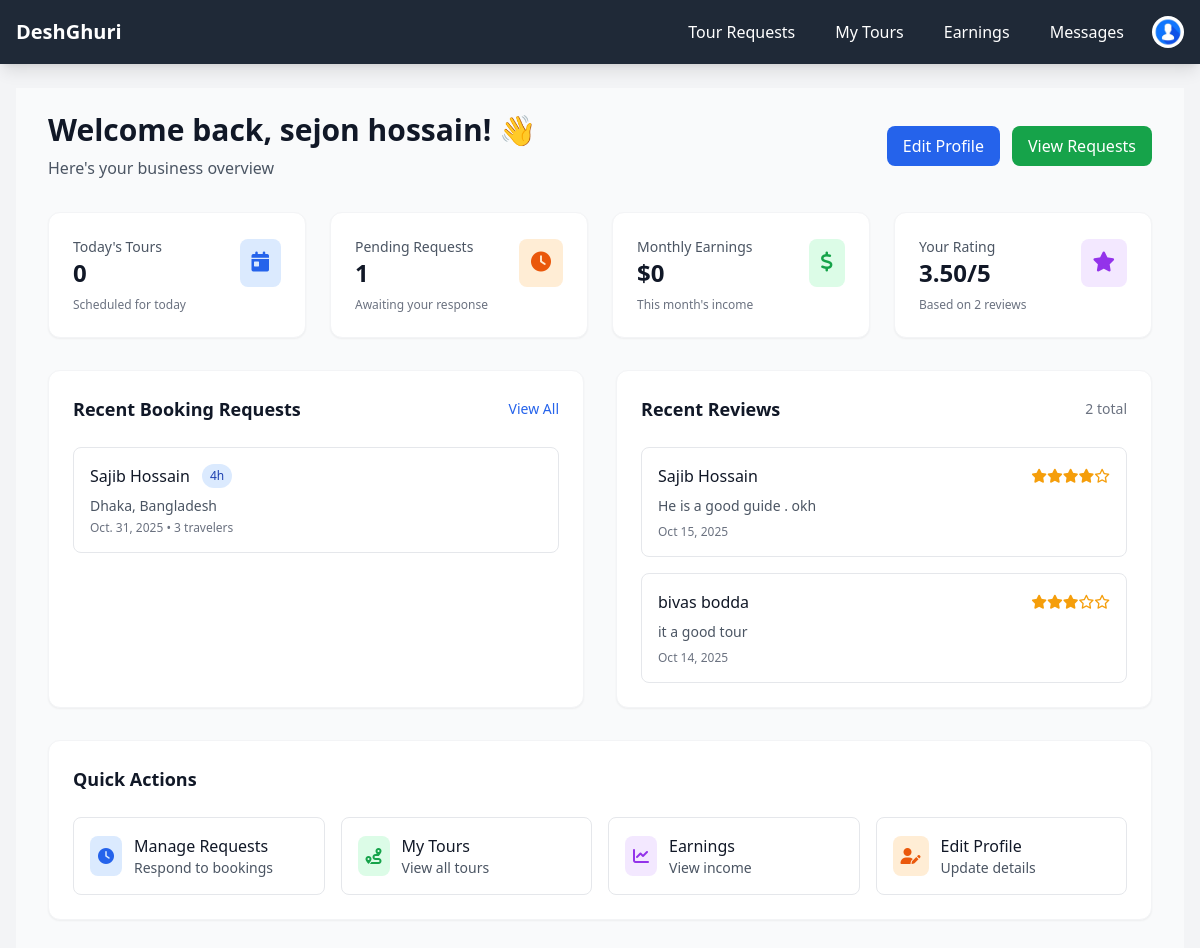
/guides/dashboard/ (signed in), run on the app's committed database.
### guides/models.py (models this page shows, shortened)
class GuideProfile(models.Model):
    user = models.OneToOneField(settings.AUTH_USER_MODEL, on_delete=models.CASCADE)
    phone = models.CharField(max_length=30, blank=True)
    bio = models.TextField(blank=True)
    experience_years = models.PositiveIntegerField(default=0)
    avatar = models.ImageField(upload_to='guides/avatars/', blank=True)
    is_verified = models.BooleanField(default=False)
    average_rating = models.DecimalField(max_digits=3, decimal_places=2, default=0.0)
    languages = models.CharField(max_length=200, blank=True)
    address = models.TextField(blank=True)
    is_completed = models.BooleanField(default=False)

class TourRequest(models.Model):
    tourist = models.ForeignKey(settings.AUTH_USER_MODEL, on_delete=models.CASCADE, related_name="tourist_requests")
    guide = models.ForeignKey(settings.AUTH_USER_MODEL, on_delete=models.CASCADE, related_name="guide_requests",
                              null=True, blank=True)
    destination = models.CharField(max_length=200)
    date = models.DateField()
    number_of_travelers = models.PositiveIntegerField(
        default=1,
        verbose_name="Number of Travelers"
    )
    duration_hours = models.PositiveIntegerField(
        choices=[
            (2, '2 hours (Quick tour)'),
            (4, '4 hours (Half day)'),
            (8, '8 hours (Full day)'),
            (12, '12 hours (Full day+)'),
        ],
        default=4,
        verbose_name="Tour Duration"
    )
    places_to_explore = models.CharField(
        max_length=500,
        blank=True,
        verbose_name="Places to Explore",
        help_text="Specific places the tourist wants to visit"
    )
    price = models.DecimalField(
        max_digits=10,
        decimal_places=2,
        null=True,
        blank=True,
        verbose_name="Proposed Price"
    )
    notes = models.TextField(blank=True)
    status = models.CharField(
        max_length=20,
        choices=[
            ("pending", "Pending"),
            ("accepted", "Accepted"),
            ("completed", "Completed"),
            ("rejected", "Rejected")
        ],
        default="pending"
    )
    created_at = models.DateTimeField(auto_now_add=True)
    class Meta:
        verbose_name = "Tour Request"
        verbose_name_plural = "Tour Requests"

class Review(models.Model):
    guide = models.ForeignKey(settings.AUTH_USER_MODEL, on_delete=models.CASCADE, related_name="reviews_received")
    tourist = models.ForeignKey(settings.AUTH_USER_MODEL, on_delete=models.CASCADE, related_name="reviews_given")
    rating = models.PositiveIntegerField(choices=[(1, '1'), (2, '2'), (3, '3'), (4, '4'), (5, '5')])
    comment = models.TextField()
    created_at = models.DateTimeField(auto_now_add=True)
    class Meta:
        unique_together = ['guide', 'tourist']  # Prevent multiple reviews from same tourist

### accounts/models.py (models this page shows, shortened)
class User(AbstractUser):
    username = models.CharField(
        max_length=150,
        unique=True,
        help_text="Required. 150 characters or fewer."
    )
    ROLE_CHOICES = (
        ('tourist', 'Tourist'),
        ('guide', 'Guide'),
        ('hotel_manager', 'Hotel Manager'),
    )
    role = models.CharField(max_length=20, choices=ROLE_CHOICES)
    agree_terms = models.BooleanField(default=False)

### accounts/utils.py (the view)
        def wrapper(request, *args, **kwargs):
            if request.user.is_authenticated and request.user.role in allowed_roles:
                return view_func(request, *args, **kwargs)
            else:
                raise PermissionDenied

### accounts/context_processors.py (called while the page is built)
def user_role(request):
    user = None
    role = None
    if request.user.is_authenticated:
        user = request.user
        role = user.role  # from your custom User model field
    return {
        'logged_user': user,
        'logged_role': role,
    }

### accounts/utils.py (called while the page is built)
def role_required(allowed_roles=None):
    if allowed_roles is None:
        allowed_roles = []
    def decorator(view_func):
        def wrapper(request, *args, **kwargs):
            if request.user.is_authenticated and request.user.role in allowed_roles:
                return view_func(request, *args, **kwargs)
            else:
                raise PermissionDenied
        return wrapper
    return decorator

### template/guides/guide_dashboard.html (shortened to what this page needs)
{% extends "base.html" %}
{% load static %}
{% block content %}
<div class="min-h-screen bg-gray-50 py-6">
    <div class="max-w-7xl mx-auto px-4 sm:px-6 lg:px-8">
        <div class="mb-8">
            <div class="flex justify-between items-center">
                <div>
                    <h1 class="text-3xl font-bold text-gray-900">Welcome back, {{ profile.user.get_full_name|default:profile.user.username }}! 👋</h1>
                    <p class="text-gray-600 mt-2">Here's your business overview</p>
                </div>
                <div class="flex gap-3">
                    <a href="{% url 'edit_profile' %}" class="bg-blue-600 text-white px-4 py-2 rounded-lg hover:bg-blue-700 transition-colors font-medium">
                        Edit Profile
                    </a>
                    <a href="{% url 'tour_requests' %}" class="bg-green-600 text-white px-4 py-2 rounded-lg hover:bg-green-700 transition-colors font-medium">
                        View Requests
                    </a>
                </div>
            </div>
        </div>
        <div class="grid grid-cols-1 md:grid-cols-2 lg:grid-cols-4 gap-6 mb-8">
            <div class="bg-white rounded-xl shadow-sm border border-gray-100 p-6">
                <div class="flex items-center justify-between">
                    <div>
                        <p class="text-sm font-medium text-gray-600">Today's Tours</p>
                        <p class="text-2xl font-bold text-gray-900">{{ today_tours_count }}</p>
                    </div>
                    <div class="p-3 bg-blue-100 rounded-lg">
                        <i class="fas fa-calendar-day text-blue-600 text-xl"></i>
                    </div>
                </div>
                <p class="text-xs text-gray-500 mt-2">Scheduled for today</p>
            </div>
            <div class="bg-white rounded-xl shadow-sm border border-gray-100 p-6">
                <div class="flex items-center justify-between">
                    <div>
                        <p class="text-sm font-medium text-gray-600">Pending Requests</p>
                        <p class="text-2xl font-bold text-gray-900">{{ pending_requests_count }}</p>
                    </div>
                    <div class="p-3 bg-orange-100 rounded-lg">
                        <i class="fas fa-clock text-orange-600 text-xl"></i>
                    </div>
                </div>
                <p class="text-xs text-gray-500 mt-2">Awaiting your response</p>
            </div>
            <div class="bg-white rounded-xl shadow-sm border border-gray-100 p-6">
                <div class="flex items-center justify-between">
                    <div>
                        <p class="text-sm font-medium text-gray-600">Monthly Earnings</p>
                        <p class="text-2xl font-bold text-gray-900">${{ monthly_earnings|default:"0" }}</p>
                    </div>
                    <div class="p-3 bg-green-100 rounded-lg">
                        <i class="fas fa-dollar-sign text-green-600 text-xl"></i>
                    </div>
                </div>
                <p class="text-xs text-gray-500 mt-2">This month's income</p>
            </div>
            <div class="bg-white rounded-xl shadow-sm border border-gray-100 p-6">
                <div class="flex items-center justify-between">
                    <div>
                        <p class="text-sm font-medium text-gray-600">Your Rating</p>
                        <p class="text-2xl font-bold text-gray-900">{{ profile.average_rating|default:"0" }}/5</p>
                    </div>
                    <div class="p-3 bg-purple-100 rounded-lg">
                        <i class="fas fa-star text-purple-600 text-xl"></i>
                    </div>
                </div>
                <p class="text-xs text-gray-500 mt-2">Based on {{ review_count }} reviews</p>
            </div>
        </div>
        <div class="grid grid-cols-1 lg:grid-cols-2 gap-8">
            <div class="bg-white rounded-xl shadow-sm border border-gray-100 p-6">
                <div class="flex justify-between items-center mb-6">
                    <h3 class="text-lg font-semibold text-gray-900">Recent Booking Requests</h3>
                    <a href="{% url 'tour_requests' %}" class="text-blue-600 hover:text-blue-800 text-sm font-medium">View All</a>
                </div>
                {% if recent_requests %}
                <div class="space-y-4">
                    {% for request in recent_requests %}
                    <div class="flex items-center justify-between p-4 border border-gray-200 rounded-lg hover:bg-gray-50 transition-colors">
                        <div class="flex-1">
                            <div class="flex items-center gap-3 mb-2">
                                <h4 class="font-medium text-gray-900">{{ request.tourist.get_full_name|default:request.tourist.username }}</h4>
                                <span class="px-2 py-1 bg-blue-100 text-blue-800 text-xs rounded-full">
                                    {{ request.duration_hours }}h
                                </span>
                            </div>
                            <p class="text-sm text-gray-600">{{ request.destination }}</p>
                            <p class="text-xs text-gray-500 mt-1">{{ request.date }} • {{ request.number_of_travelers }} travelers</p>
                        </div>
                    </div>
                    {% endfor %}
                </div>
                {% else %}
                <div class="text-center py-8">
                    <i class="fas fa-inbox text-gray-300 text-4xl mb-3"></i>
                    <p class="text-gray-500">No pending requests</p>
                </div>
                {% endif %}
            </div>
            <div class="bg-white rounded-xl shadow-sm border border-gray-100 p-6">
                <div class="flex justify-between items-center mb-6">
                    <h3 class="text-lg font-semibold text-gray-900">Recent Reviews</h3>
                    <span class="text-sm text-gray-500">{{ review_count }} total</span>
                </div>
                {% if recent_reviews %}
                <div class="space-y-4">
                    {% for review in recent_reviews %}
                    <div class="p-4 border border-gray-200 rounded-lg">
                        <div class="flex items-center justify-between mb-2">
                            <h4 class="font-medium text-gray-900">{{ review.tourist.get_full_name|default:review.tourist.username }}</h4>
                            <div class="flex items-center text-amber-500">
                                {% for i in "12345" %}
                                    {% if forloop.counter <= review.rating %}
                                        <i class="fas fa-star text-sm"></i>
                                    {% else %}
                                        <i class="far fa-star text-sm"></i>
                                    {% endif %}
                                {% endfor %}
                            </div>
                        </div>
                        <p class="text-sm text-gray-600">{{ review.comment|truncatewords:20 }}</p>
                        <p class="text-xs text-gray-500 mt-2">{{ review.created_at|date:"M d, Y" }}</p>
                    </div>
                    {% endfor %}
                </div>
                {% else %}
                <div class="text-center py-8">
                    <i class="fas fa-comments text-gray-300 text-4xl mb-3"></i>
                    <p class="text-gray-500">No reviews yet</p>
                </div>
                {% endif %}
            </div>
        </div>
        <div class="mt-8 bg-white rounded-xl shadow-sm border border-gray-100 p-6">
            <h3 class="text-lg font-semibold text-gray-900 mb-6">Quick Actions</h3>
            <div class="grid grid-cols-1 md:grid-cols-4 gap-4">
                <a href="{% url 'tour_requests' %}" class="flex items-center gap-3 p-4 border border-gray-200 rounded-lg hover:bg-blue-50 hover:border-blue-200 transition-colors">
                    <div class="p-2 bg-blue-100 rounded-lg">
                        <i class="fas fa-clock text-blue-600"></i>
                    </div>
                    <div>
                        <p class="font-medium text-gray-900">Manage Requests</p>
                        <p class="text-sm text-gray-600">Respond to bookings</p>
                    </div>
                </a>
                <a href="{% url 'my_tours' %}" class="flex items-center gap-3 p-4 border border-gray-200 rounded-lg hover:bg-green-50 hover:border-green-200 transition-colors">
                    <div class="p-2 bg-green-100 rounded-lg">
                        <i class="fas fa-route text-green-600"></i>
                    </div>
                    <div>
                        <p class="font-medium text-gray-900">My Tours</p>
                        <p class="text-sm text-gray-600">View all tours</p>
                    </div>
                </a>
                <a href="{% url 'earnings' %}" class="flex items-center gap-3 p-4 border border-gray-200 rounded-lg hover:bg-purple-50 hover:border-purple-200 transition-colors">
                    <div class="p-2 bg-purple-100 rounded-lg">
                        <i class="fas fa-chart-line text-purple-600"></i>
                    </div>
                    <div>
                        <p class="font-medium text-gray-900">Earnings</p>
                        <p class="text-sm text-gray-600">View income</p>
                    </div>
                </a>
                <a href="{% url 'edit_profile' %}" class="flex items-center gap-3 p-4 border border-gray-200 rounded-lg hover:bg-orange-50 hover:border-orange-200 transition-colors">
                    <div class="p-2 bg-orange-100 rounded-lg">
                        <i class="fas fa-user-edit text-orange-600"></i>
                    </div>
                    <div>
                        <p class="font-medium text-gray-900">Edit Profile</p>
                        <p class="text-sm text-gray-600">Update details</p>
                    </div>
                </a>
            </div>
        </div>
    </div>
</div>
{% endblock %}

### data on the page
GuideProfile: user.get_full_name "sejon hossain", average_rating "3.50"
TourRequest: tourist.get_full_name "Sajib Hossain", duration_hours "4", destination "Dhaka, Bangladesh", date "Oct. 31, 2025", number_of_travelers "3"
Review: tourist.get_full_name "Sajib Hossain", rating 4 (drawn), comment "He is a good guide . okh", created_at "Oct 15, 2025"
Review: tourist.get_full_name "bivas bodda", rating 3 (drawn), comment "it a good tour", created_at "Oct 14, 2025"

### other printed values
{{ today_tours_count }} "0"
{{ pending_requests_count }} "1"
{{ monthly_earnings|default:"0" }} "0"
{{ review_count }} "2"
